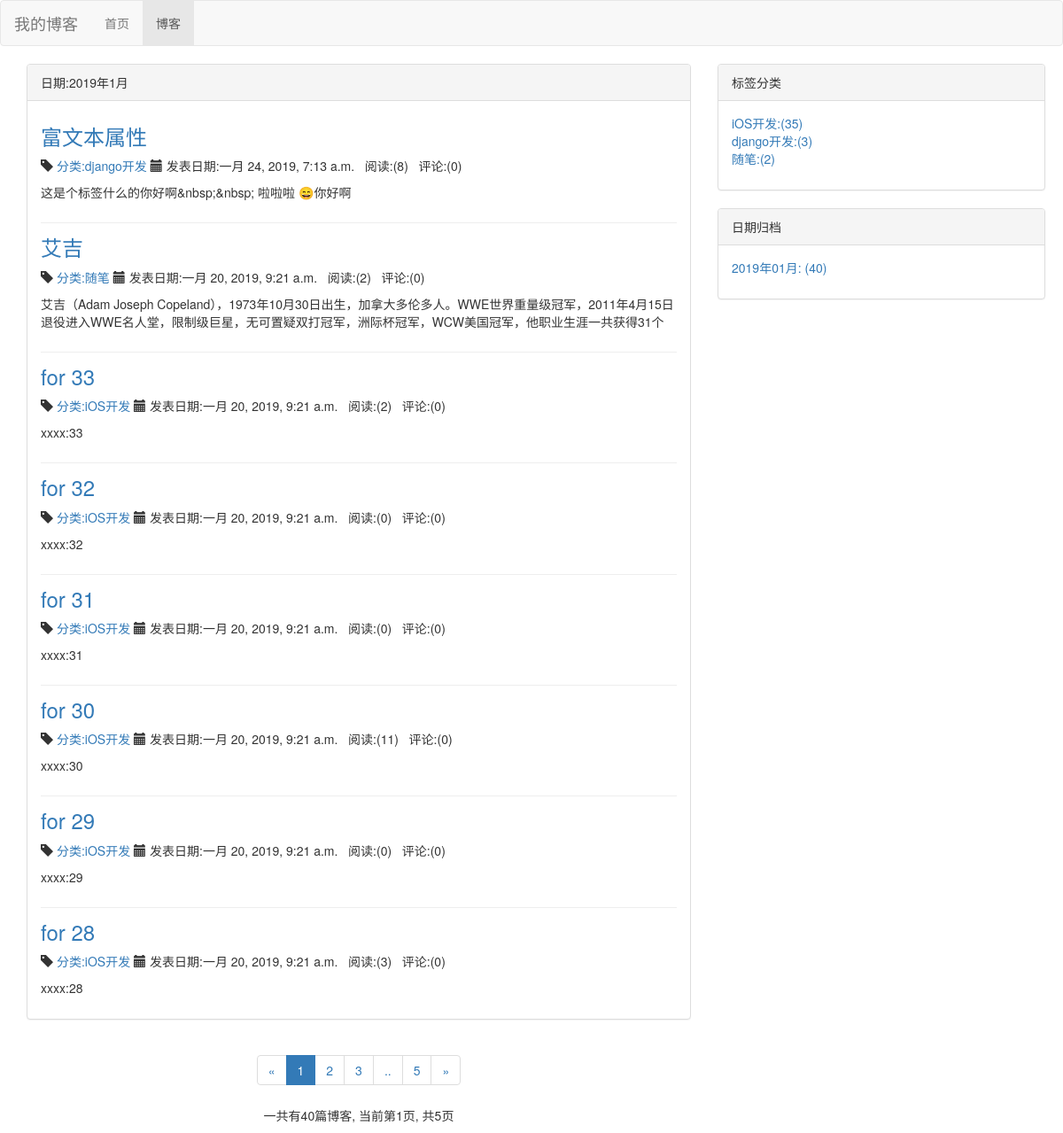
The app's page /blog/date/2019/1, older data.
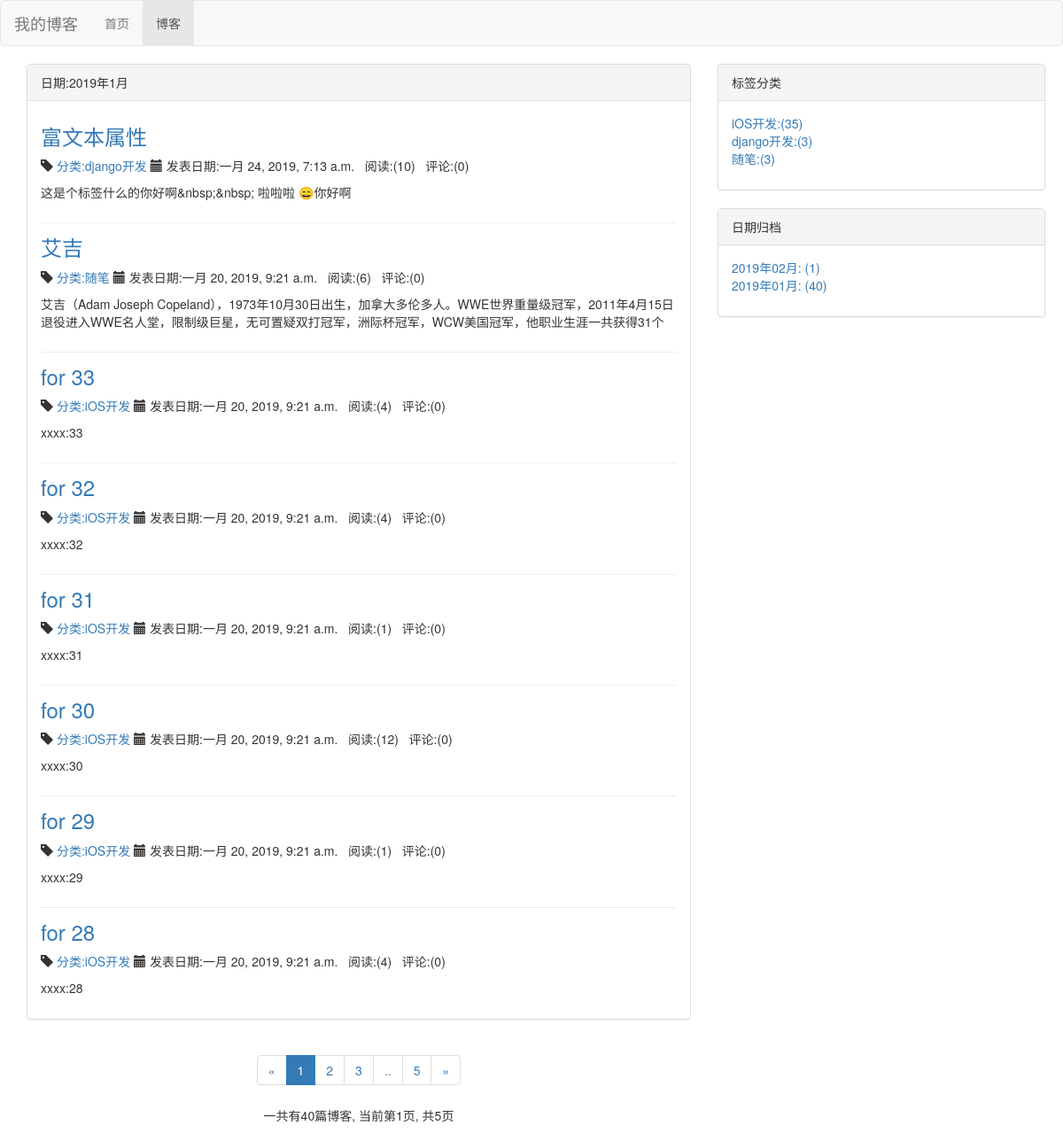
The same page, newer data.
### blog/models.py (models this page shows, shortened)
class Blog(models.Model, ReadNumExpand):
    title = models.CharField(max_length=50)
    blog_type = models.ForeignKey(BlogType, on_delete=models.DO_NOTHING)
    content = RichTextUploadingField()
    read_details = GenericRelation(ReadDetail)
    author = models.ForeignKey(User, on_delete=models.DO_NOTHING)
    create_time = models.DateTimeField(auto_now_add=True)
    last_updated_time = models.DateTimeField(auto_now=True)
    class Meta:
        ordering = ['-create_time']

class BlogType(models.Model):
    type_name = models.CharField(max_length=15)

### read_record/models.py (models this page shows)
class ReadNum(models.Model):
    read_num = models.IntegerField(default=0)
    content_type = models.ForeignKey(ContentType, on_delete=models.DO_NOTHING)
    object_id = models.PositiveIntegerField()
    content_object = GenericForeignKey('content_type', 'object_id')

### blog/views.py (the view)
# urls.py: path('date/<int:year>/<int:month>', views.blog_with_date, name="blog_with_date")
def blog_with_date(request, year, month):
    blogs_all_list = Blog.objects.filter(create_time__year=year, create_time__month=month)
    context = blog_parm_caculate({'blogs_all_list':blogs_all_list,'request':request} )
    context['blog_with_date_des'] = '%s年%s月' % (year,month)
    context['blog_date'] = Blog.objects.dates('create_time', 'month', order="DESC")
    return render(request, 'blog/blog_with_date.html', context)

### comment/templatetags/comment_tags.py (called while the page is built)
@register.simple_tag
def get_comment_count(obj):
    content_type = ContentType.objects.get_for_model(obj)
    return Comment.objects.filter(content_type=content_type, object_id=obj.pk).count()

### read_record/models.py (called while the page is built)
    def get_read_num(self):
        try:
            ct = ContentType.objects.get_for_model(self)
            readnum = ReadNum.objects.get(content_type=ct, object_id=self.pk)
            return readnum.read_num
        except exceptions.ObjectDoesNotExist:
            return 0

### blog/templates/blog/blog_with_date.html (shortened to what this page needs)
{%extends "blog/blog_list.html" %}
{% block blog_list_title %}日期:{{ blog_with_date_des }}{% endblock %}

### blog/templates/blog/blog_list.html (shortened to what the changed rows need)
{% extends "base.html" %}
{% load staticfiles %}
{% load comment_tags %}
{% block header_extends %}
    <link rel="stylesheet" href="{% static 'blog/blog.css' %}">
{% endblock %}
{% block content %}
    <div class="container">
        <div class="row">
            <div class="col-xs-12 col-sm-8 col-md-8 col-lg-8">
                <div class="panel panel-default">
                    <div class="panel-body">
                        {% for blog in page_of_blogs.object_list %}
                            <div class="blog">
                                <a href="{% url 'blog_detail' blog.pk %}">
                                    <h3>{{ blog.title }} </h3>
                                </a>
                                <p class="blog-info">
                                    <span class="glyphicon glyphicon-tag" aria-hidden="true"></span>
                                    <a href="{% url 'blog_with_type' blog.blog_type.pk %}">
                                        分类:{{ blog.blog_type.type_name }}
                                    </a>
                                    <span class="glyphicon glyphicon-calendar" aria-hidden="true"></span>
                                    发表日期:{{ blog.create_time }}
                                    &nbsp;&nbsp;阅读:({{ blog.get_read_num }})&nbsp;&nbsp;
                                    评论:({% get_comment_count blog %})
                                </p>
                                <p>{{ blog.content|striptags|truncatechars:120 }}</p>
                            </div>
                        {% empty %}
                            <div class="blog">
                                <p>暂无博客,敬请期待</p>
                            </div>
                        {% endfor %}
                    </div>
                </div>
            </div>
            <div class="row">
                <div class="hidden-xs col-sm-4 col-md-4 col-lg-4">
                    <div class="panel panel-default">
                        <div class="panel-body">
                            <ul class="blog-types">
                                {% for blog_type in blog_types %}
                                    <li>
                                        <a href="{% url 'blog_with_type' blog_type.pk %}">{{ blog_type.type_name }}:({{ blog_type.type_blog_num }})</a>
                                    </li>
                                {% empty %}
                                    <li>暂无分类</li>
                                {% endfor %}
                            </ul>
                        </div>
                    </div>
                    <div class="panel panel-default">
                        <div class="panel-body">
                            <ul class="blog-types">
                                {% for blog_date,blog_count in blog_dates.items %}
                                    <li>
                                        <a href="{% url 'blog_with_date' blog_date.year blog_date.month %}">{{ blog_date|date:"Y年m月" }}:
                                            ({{ blog_count }})</a></li>
                                {% empty %}
                                    <li>暂无分类</li>
                                {% endfor %}
                            </ul>
                        </div>
                    </div>
                </div>
            </div>
        </div>
    </div>
{% endblock %}

Row changes from the older to the newer data that the page shows:
changed through a linked row, Blog "富文本属性": get_read_num "8" → "10"
changed through a linked row, Blog "艾吉": get_read_num "2" → "6"
changed through a linked row, Blog "for 33": get_read_num "2" → "4"
computed for Blog "for 32": get_read_num "0" → "4"
computed for Blog "for 31": get_read_num "0" → "1"
changed through a linked row, Blog "for 30": get_read_num "11" → "12"
computed for Blog "for 29": get_read_num "0" → "1"
changed through a linked row, Blog "for 28": get_read_num "3" → "4"
computed for BlogType "随笔": type_blog_num "2" → "3"
Text that changed along with them:
new list line: "2019年02月 : ( 1 )"
